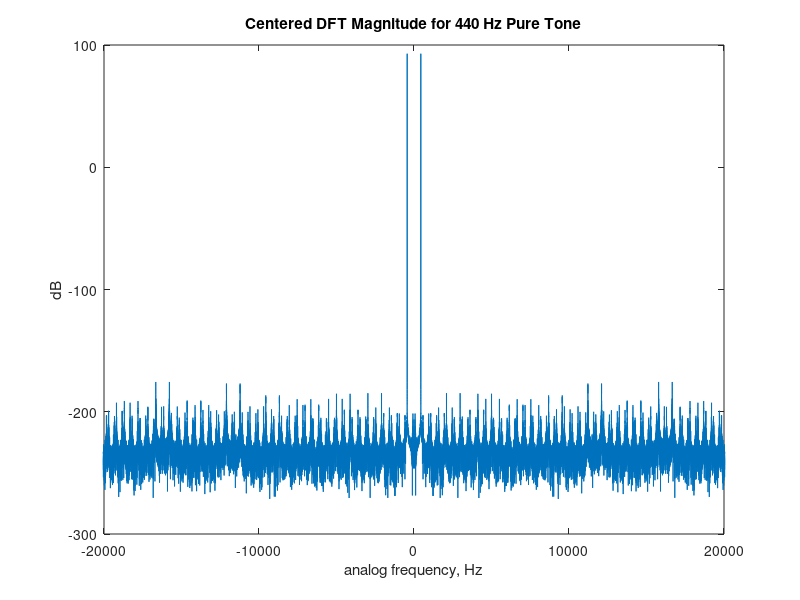
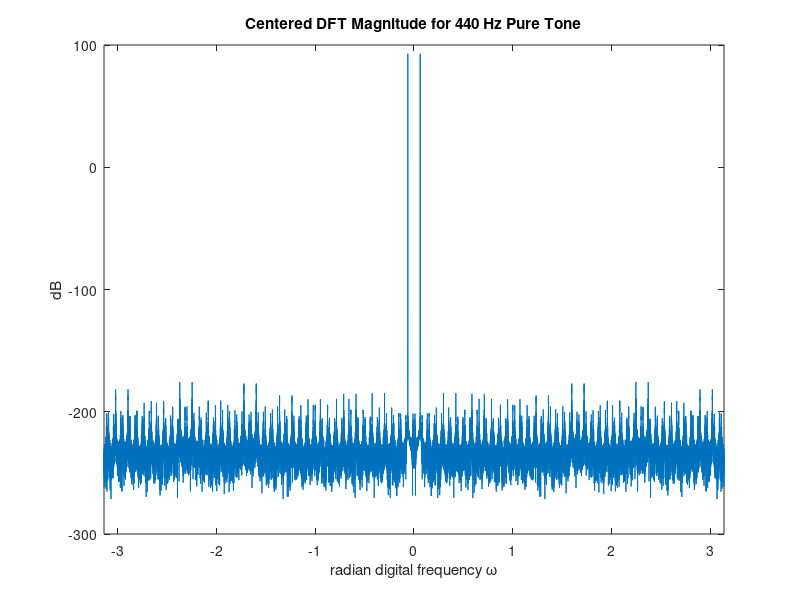

The MATLAB script that drew these images, in order: (Note: this script raises an error after producing the figures.)
% Part 2

Fs = 44100;
N = Fs * 2;
n = 0:N-1;
f_analog = 440;
w_dig = 2*pi*f_analog/Fs;
x = cos(w_dig * n);

x = x / max(abs(x));
sound(x,Fs,16);

X = fftshift(fft(x));
Xmag = abs(X);
XmagdB = 20*log10(Xmag);

% plot against radian digital frequency
w = -pi:2*pi/N:pi-2*pi/N;
f = w * Fs / (2*pi);
figure(13);
plot(f,XmagdB);
xlim([-20000 20000]);
title('Centered DFT Magnitude for 440 Hz Pure Tone');
xlabel('analog frequency, Hz');
ylabel('dB');

% normalized digital frequency
figure(14);
plot(w,XmagdB);
xlim([-pi pi]);
title('Centered DFT Magnitude for 440 Hz Pure Tone');
xlabel('radian digital frequency \omega');
ylabel('dB');

% wait
pause(3);

audiowrite('res/A-440.wav',x,Fs);
[x2,Fs] = audioread('A-440.wav');
sound(x2,Fs,16);
